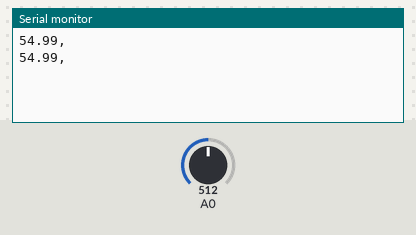
Bench run of a sketch on a simulated Arduino Uno, built with avr-gcc and run on an emulated ATmega328P. On the bench: the last lines printed to the serial monitor. The inputs (shaded band) are chosen by the test bench; at power-on: A0 = 512.

Above: at 1.8 s.
1.9 s: A0 set to 716
At 2.8 s:
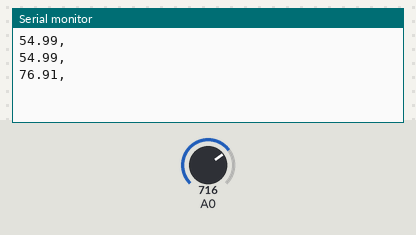
3.4 s: A0 set to 900
At 4.9 s:
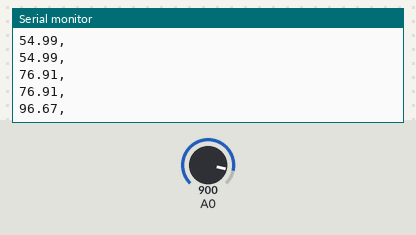
Timing chart, 0 to 6.4 s (numbered marks = the images above; inputs shaded):
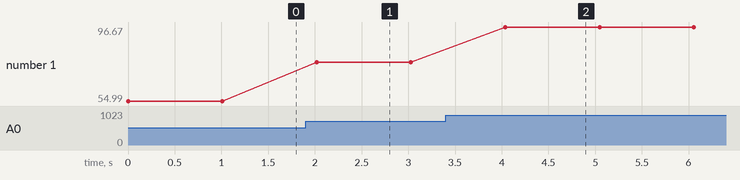

Measured:
- after the input at 1.9 s, the serial monitor: prints a new line after 0.12 s (image 1)
- after the input at 3.4 s, the serial monitor: prints a new line after 0.64 s (image 2)
- plotted number 1: 54.99 → 76.91 after the input at 1.9 s, 76.91 → 96.67 after the input at 3.4 s

The sketch:

ArduinoTempRead.ino
```cpp
#include <SoftwareSerial.h>

SoftwareSerial mySerial(10, 11); // RX, TX

void setup() {
  analogReference(INTERNAL);
  // Open serial communications and wait for port to open:
  Serial.begin(9600);
  // Set the data rate for the SoftwareSerial port
  mySerial.begin(9600);
}

void loop() { // run over and over
 // Getting the voltage reading from the temperature sensor
 int reading = analogRead(A0);

  // now print out the temperature
 float temperatureC = reading/9.31;

 Serial.print(temperatureC); Serial.println(',');
 mySerial.print(temperatureC); mySerial.println(',');
 delay(1000);
}
```
